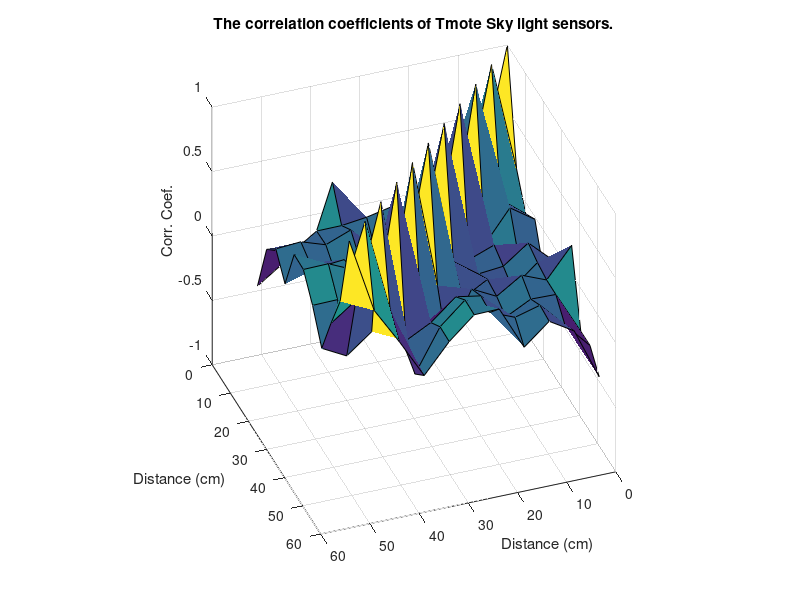
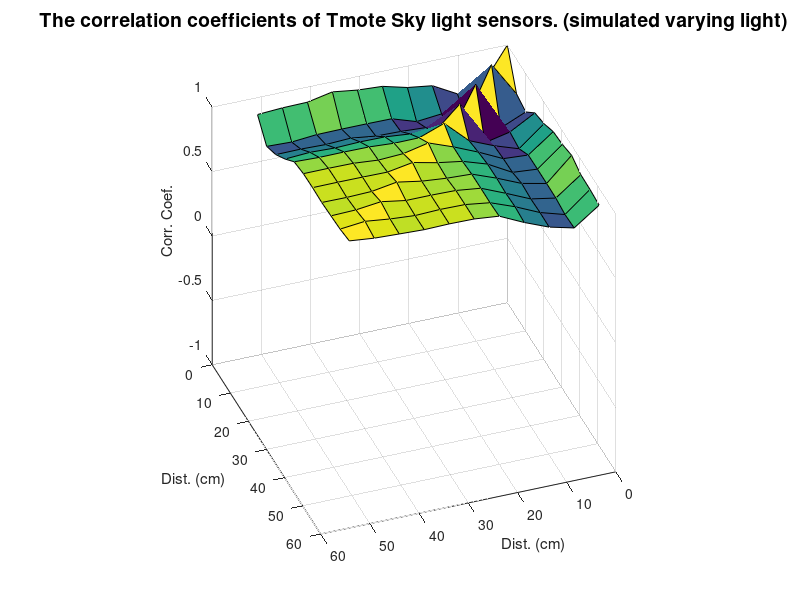

Recreate these plots in MATLAB, in order. (Note: this script raises an error after producing the figures.)
% study correlation
close all;
clear all;

% dat: column is range, raw is trial number
% halogen lamp.
dat=[6799,	5773,	4901,	3900,	3356,	2758,	2459,	2423,	2032,	2160,	2178;...
6750,	5639,	4797,	3967,	3350,	2783,	2459,	2416,	2056,	2166,	2185;...
6738,	5780,	4919,	3918,	3363,	2795,	2478,	2416,	2026,	2148,	2197;...
6787,	5749,	4852,	3887,	3381,	2777,	2441,	2429,	2020,	2142,	2215;...
6805,	5639,	4772,	3918,	3405,	2770,	2447,	2429,	2026,	2166,	2178;...
6768,	5798,	4852,	3979,	3375,	2819,	2484,	2404,	2020,	2166,	2191;...
6750,	5755,	4931,	3967,	3344,	2764,	2484,	2404,	2032,	2166,	2191;...
6787,	5651,	4797,	3900,	3332,	2795,	2465,	2404,	2038,	2142,	2172;...
6744,	5682,	4797,	3881,	3356,	2801,	2465,	2435,	2020,	2142,	2178;...
6726,	5798,	4901,	3912,	3399,	2777,	2459,	2410,	2038,	2166,	2203;...
6750,	5670,	4772,	3967,	3344,	2783,	2484,	2410,	2020,	2166,	2191;...
6781,	5651,	4840,	3955,	3363,	2789,	2459,	2416,	2020,	2142,	2191;...
6762,	5755,	4925,	3869,	3369,	2764,	2478,	2429,	2038,	2136,	2209;...
6726,	5798,	4846,	3881,	3417,	2789,	2465,	2410,	2050,	2172,	2209;...
6726,	5712,	4766,	3918,	3399,	2795,	2459,	2410,	2026,	2160,	2203;...
6750,	5682,	4888,	3973,	3375,	2770,	2453,	2423,	2020,	2172,	2209;...
6707,	5767,	4791,	3942,	3350,	2801,	2496,	2410,	2050,	2154,	2209;...
6732,	5780,	4797,	3894,	3363,	2801,	2478,	2435,	2056,	2178,	2197;...
6756,	5694,	4925,	3875,	3405,	2777,	2447,	2410,	2044,	2142,	2185;...
6774,	5633,	4888,	3948,	3399,	2783,	2453,	2416,	2026,	2154,	2203;...
6707,	5712,	4785,	3967,	3369,	2770,	2465,	2423,	2044,	2154,	2191;...
6732,	5798,	4919,	3918,	3356,	2801,	2465,	2423,	2056,	2160,	2185;...
6781,	5780,	4779,	3857,	3369,	2764,	2484,	2423,	2062,	2172,	2197;...
6774,	5676,	4815,	3875,	3411,	2770,	2471,	2423,	2044,	2148,	2178;...
6726,	5651,	4901,	3936,	3405,	2795,	2453,	2398,	2050,	2172,	2197;...
6738,	5706,	4797,	3955,	3363,	2770,	2465,	2423,	2032,	2166,	2215;...
6756,	5737,	4797,	3912,	3363,	2783,	2459,	2404,	2026,	2160,	2197;...
6719,	5639,	4882,	3851,	3405,	2770,	2465,	2435,	2026,	2166,	2203;...
6713,	5633,	4919,	3875,	3417,	2770,	2465,	2429,	2044,	2142,	2209;...
6774,	5731,	4821,	3900,	3393,	2807,	2453,	2392,	2056,	2142,	2209;...
6719,	5786,	4840,	3948,	3363,	2795,	2447,	2416,	2044,	2160,	2197;...
6707,	5609,	4754,	3887,	3405,	2801,	2496,	2410,	2026,	2148,	2215;...
6750,	5682,	4833,	3869,	3387,	2758,	2484,	2404,	2062,	2160,	2191;...
6774,	5786,	4846,	3918,	3363,	2777,	2478,	2404,	2056,	2148,	2197;...
6726,	5761,	4803,	3961,	3375,	2807,	2484,	2386,	2044,	2172,	2209;...
6701,	5645,	4919,	3948,	3411,	2770,	2484,	2423,	2056,	2166,	2197;...
6719,	5633,	4901,	3900,	3387,	2783,	2465,	2429,	2032,	2172,	2203;...
6756,	5798,	4876,	3875,	3332,	2770,	2453,	2423,	2056,	2148,	2185;...
6744,	5633,	4925,	3912,	3399,	2770,	2465,	2404,	2038,	2185,	2191;...
6689,	5700,	4809,	3961,	3405,	2770,	2459,	2416,	2038,	2154,	2215;...
6707,	5810,	4760,	3924,	3356,	2764,	2465,	2398,	2044,	2172,	2215;...
6756,	5731,	4827,	3869,	3363,	2795,	2441,	2404,	2050,	2148,	2185;...
6750,	5798,	4919,	3851,	3405,	2795,	2447,	2416,	2026,	2178,	2209;...
6707,	5737,	4888,	3900,	3430,	2795,	2478,	2404,	2050,	2166,	2209;...
6701,	5633,	4785,	3924,	3375,	2795,	2459,	2386,	2044,	2154,	2191;...
6750,	5682,	4785,	3948,	3363,	2770,	2471,	2429,	2056,	2148,	2191;...
6713,	5780,	4913,	3930,	3411,	2789,	2441,	2410,	2062,	2166,	2185;...
6695,	5633,	4901,	3881,	3399,	2801,	2478,	2404,	2056,	2178,	2215;...
6726,	5670,	4791,	3863,	3338,	2764,	2478,	2410,	2038,	2160,	2209;...
6726,	5773,	4913,	3869,	3375,	2807,	2490,	2416,	2044,	2166,	2215;...
6695,	5657,	4901,	3894,	3411,	2795,	2441,	2410,	2050,	2166,	2221;...
6707,	5633,	4797,	3930,	3399,	2758,	2484,	2410,	2038,	2154,	2185;...
6750,	5725,	4803,	3961,	3363,	2783,	2484,	2410,	2050,	2172,	2209;...
6726,	5773,	4925,	3900,	3350,	2777,	2465,	2398,	2050,	2154,	2209;...
6713,	5725,	4901,	3863,	3417,	2777,	2478,	2398,	2032,	2160,	2203;...
6756,	5639,	4797,	3887,	3405,	2770,	2453,	2435,	2038,	2160,	2215;...
6707,	5725,	4901,	3930,	3338,	2801,	2478,	2398,	2062,	2160,	2191;...
6683,	5786,	4797,	3948,	3399,	2770,	2471,	2398,	2038,	2166,	2209;...
6726,	5700,	4772,	3912,	3405,	2807,	2471,	2386,	2032,	2185,	2197;...
6744,	5590,	4901,	3845,	3356,	2801,	2465,	2429,	2050,	2172,	2191;...
6701,	5615,	4901,	3881,	3363,	2795,	2459,	2392,	2056,	2166,	2215;...
6726,	5700,	4791,	3900,	3393,	2758,	2484,	2404,	2038,	2178,	2191;...
6750,	5761,	4882,	3955,	3350,	2789,	2459,	2398,	2044,	2172,	2209;...
6689,	5731,	4895,	3948,	3387,	2770,	2459,	2410,	2044,	2166,	2209;...
6689,	5633,	4797,	3875,	3417,	2807,	2471,	2404,	2062,	2178,	2209;...
6732,	5657,	4785,	3839,	3381,	2795,	2459,	2404,	2069,	2185,	2221;...
6701,	5761,	4901,	3851,	3393,	2832,	2465,	2404,	2038,	2166,	2221;...
6689,	5786,	4760,	3936,	3424,	2801,	2478,	2410,	2056,	2178,	2197;...
6726,	5688,	4772,	3900,	3393,	2801,	2465,	2386,	2062,	2185,	2203;...
6713,	5609,	4870,	3851,	3350,	2777,	2496,	2410,	2038,	2185,	2203;...
6677,	5633,	4901,	3863,	3363,	2777,	2484,	2404,	2032,	2166,	2215;...
6701,	5712,	4766,	3894,	3411,	2819,	2465,	2423,	2056,	2160,	2227;...
6738,	5792,	4901,	3924,	3350,	2825,	2453,	2386,	2050,	2185,	2203;...
6738,	5731,	4809,	3863,	3356,	2770,	2459,	2410,	2056,	2166,	2191;...
6701,	5651,	4772,	3851,	3381,	2801,	2478,	2392,	2044,	2154,	2209;...
6671,	5621,	4913,	3900,	3430,	2795,	2453,	2410,	2056,	2178,	2215;...
6719,	5706,	4797,	3948,	3387,	2783,	2453,	2429,	2062,	2185,	2215;...
6744,	5633,	4913,	3875,	3363,	2777,	2471,	2416,	2038,	2191,	2203;...
6707,	5645,	4870,	3900,	3350,	2807,	2459,	2392,	2032,	2166,	2203;...
6671,	5657,	4779,	3948,	3411,	2770,	2441,	2429,	2056,	2160,	2221;...
6707,	5633,	4827,	3948,	3369,	2770,	2447,	2410,	2056,	2166,	2197;...
6738,	5676,	4919,	3863,	3332,	2783,	2465,	2410,	2044,	2178,	2227;...
6701,	5798,	4809,	3948,	3375,	2783,	2484,	2404,	2038,	2166,	2227;...
6665,	5627,	4791,	3942,	3399,	2764,	2478,	2392,	2038,	2172,	2209;...
6707,	5621,	4888,	3875,	3411,	2764,	2465,	2410,	2044,	2160,	2227;...
6744,	5712,	4766,	3845,	3369,	2819,	2490,	2404,	2038,	2166,	2227;...
6707,	5761,	4840,	3918,	3375,	2813,	2459,	2410,	2044,	2185,	2221;...
6677,	5609,	4919,	3967,	3405,	2795,	2459,	2410,	2069,	2191,	2221;...
6726,	5657,	4821,	3936,	3356,	2807,	2484,	2392,	2069,	2178,	2209;...
6744,	5731,	4779,	3845,	3399,	2813,	2453,	2404,	2032,	2172,	2215;...
6683,	5798,	4876,	3851,	3405,	2783,	2465,	2429,	2069,	2160,	2197;...
6683,	5755,	4913,	3918,	3405,	2777,	2471,	2404,	2038,	2185,	2233;...
6738,	5670,	4803,	3948,	3338,	2795,	2459,	2410,	2038,	2191,	2209;...
6677,	5609,	4913,	3851,	3375,	2807,	2459,	2404,	2056,	2197,	2221;...
6701,	5645,	4779,	3900,	3430,	2813,	2471,	2410,	2069,	2166,	2197;...
6732,	5725,	4840,	3967,	3381,	2795,	2465,	2416,	2056,	2178,	2233;...
6677,	5767,	4943,	3912,	3356,	2777,	2471,	2410,	2044,	2172,	2215;...
6695,	5700,	4864,	3845,	3381,	2783,	2471,	2404,	2075,	2191,	2233;...
6744,	5621,	4772,	3887,	3411,	2801,	2465,	2392,	2044,	2185,	2233;...
6726,	5627,	4858,	3942,	3399,	2801,	2478,	2410,	2050,	2185,	2227];

dist=[0	5.08	10.16	15.24	20.32	25.4	30.48	35.56	40.64	45.72	50.8]; % cm

ltOff=rand(size(dat))*1000+2500;
ltOff2=rand(size(dat))*1000+10000;


rgShadow=-1000*sin((1:11)/11*2*pi);
rgShadow2=-1000*mod(1:11,2);

noisex=1:100;
% addnoise=30*cos(noisex/50*pi);
% addnoise2=30*sin(noisex/50*pi);

ind=mod(noisex,5);
addnoise=((-1).^noisex)*30.*ind;
% ind=mod(noisex,10);
% addnoise2=30*ind;

DatNoisy=[];
DatNoisy2=[];
for cnt=1:size(dat,1)
%    DatNoisy=[DatNoisy; dat(cnt,:) +  rgShadow]; % range shadow
%    DatNoisy2=[DatNoisy2; dat(cnt,:) + rgShadow2];   % range shadow

%    DatNoisy=[DatNoisy; dat(cnt,:); ltOff(cnt,:)]; % flash light
%    DatNoisy2=[DatNoisy; dat(cnt,:); ltOff2(cnt,:)]; % flash light   

%     if mod(cnt,2)==0
%         DatNoisy=[DatNoisy; dat(cnt,:)+ones(1,size(dat,2))*80];
%         DatNoisy2=[DatNoisy2; dat(cnt,:)+ones(1,size(dat,2))*5000];        
%     else
%         DatNoisy=[DatNoisy; dat(cnt,:)];        
%         DatNoisy2=[DatNoisy2; dat(cnt,:)];                
%     end
      DatNoisy=[DatNoisy; dat(cnt,:)+ones(1,size(dat,2))*addnoise(cnt)];
%       DatNoisy2=[DatNoisy2; dat(cnt,:)+rand(1,size(dat,2))*addnoise2(cnt)];      
end

rangestd=std(dat,0,1);
rangelight=mean(dat,1);

% plot(dist, rangelight,'*', 'MarkerSize',9);
% hold on;
% plot(dist, rangelight,'LineWidth',2);

figure(1)
% show that the cov matrix should be diagonal
Mcov=corrcoef(dat);
surf(dist',dist,Mcov);
axis([0 60 0 60 -1 1]);
xlabel('Distance (cm)'); 
ylabel('Distance (cm)'); 
zlabel('Corr. Coef.');
title('The correlation coefficients of Tmote Sky light sensors.'); 
campos([50887.3 138460 3439.57]);
set(gcf,'Position',[28 500 560 420]);

figure(2)
% subplot(2,1,1);
Mcov2=corrcoef(DatNoisy);
surf(dist',dist,Mcov2);
axis([0 60 0 60 -1 1]);
xlabel('Dist. (cm)'); 
ylabel('Dist. (cm)'); 
zlabel('Corr. Coef.');
title('The correlation coefficients of Tmote Sky light sensors. (simulated varying light)','FontSize',14); 
campos([50887.3 138460 3439.57]);
mean(mean(abs(Mcov2)))
mean(mean(abs(Mcov2-diag(diag(Mcov2)))))
figFont(2);

% subplot(2,1,2);
% Mcov2b=corrcoef(DatNoisy2);
% surf(dist',dist,Mcov2b);
% axis([0 60 0 60 -1 1]);
% xlabel('Distance (cm)'); 
% ylabel('Distance (cm)'); 
% zlabel('Covariance');
% title('The covariance of Tmote Sky light sensors, with the artificial flashing light.'); 
% campos([50887.3 138460 3439.57]);
% mean(mean(abs(Mcov2b)))

set(gcf,'Position',[686 75 570 842]);
